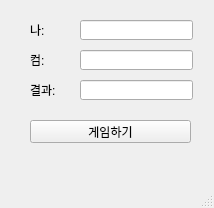
<?xml version="1.0" encoding="UTF-8"?>
<ui version="4.0">
 <class>MainWindow</class>
 <widget class="QMainWindow" name="MainWindow">
  <property name="geometry">
   <rect>
    <x>0</x>
    <y>0</y>
    <width>214</width>
    <height>208</height>
   </rect>
  </property>
  <property name="windowTitle">
   <string>MainWindow</string>
  </property>
  <widget class="QWidget" name="centralwidget">
   <widget class="QLabel" name="lbl">
    <property name="geometry">
     <rect>
      <x>30</x>
      <y>20</y>
      <width>121</width>
      <height>20</height>
     </rect>
    </property>
    <property name="text">
     <string>나:</string>
    </property>
   </widget>
   <widget class="QPushButton" name="pb">
    <property name="geometry">
     <rect>
      <x>30</x>
      <y>120</y>
      <width>161</width>
      <height>23</height>
     </rect>
    </property>
    <property name="text">
     <string>게임하기</string>
    </property>
   </widget>
   <widget class="QLabel" name="lbl_2">
    <property name="geometry">
     <rect>
      <x>30</x>
      <y>50</y>
      <width>121</width>
      <height>20</height>
     </rect>
    </property>
    <property name="text">
     <string>컴:</string>
    </property>
   </widget>
   <widget class="QLabel" name="lbl_3">
    <property name="geometry">
     <rect>
      <x>30</x>
      <y>80</y>
      <width>121</width>
      <height>20</height>
     </rect>
    </property>
    <property name="text">
     <string>결과:</string>
    </property>
   </widget>
   <widget class="QLineEdit" name="myNum">
    <property name="geometry">
     <rect>
      <x>80</x>
      <y>20</y>
      <width>113</width>
      <height>20</height>
     </rect>
    </property>
   </widget>
   <widget class="QLineEdit" name="comNum">
    <property name="geometry">
     <rect>
      <x>80</x>
      <y>50</y>
      <width>113</width>
      <height>20</height>
     </rect>
    </property>
   </widget>
   <widget class="QLineEdit" name="result">
    <property name="geometry">
     <rect>
      <x>80</x>
      <y>80</y>
      <width>113</width>
      <height>20</height>
     </rect>
    </property>
   </widget>
  </widget>
  <widget class="QMenuBar" name="menubar">
   <property name="geometry">
    <rect>
     <x>0</x>
     <y>0</y>
     <width>214</width>
     <height>21</height>
    </rect>
   </property>
  </widget>
  <widget class="QStatusBar" name="statusbar"/>
 </widget>
 <resources/>
 <connections/>
</ui>
